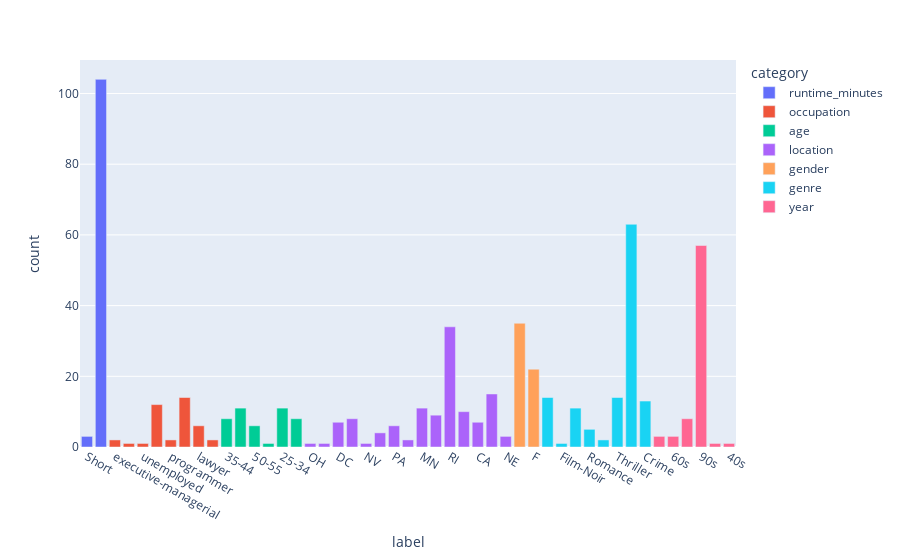

Notebook source saved alongside this figure:
### Code cell
def make_group_bar_chart(df: pl.DataFrame, col: str | None, descending=True, horizontal=True) -> go.Figure:
    if col:
        counts = df[col].value_counts().drop_nulls()
        if horizontal:
            fig = px.bar(counts.sort(by="count", descending=(not descending)), x="count", y=col, orientation="h")
        else:
            fig = px.bar(counts.sort(by="count", descending=descending), x=col, y="count")
    else:
        counts = all_counts(df).drop_nulls()
        if horizontal:
            fig = px.bar(counts, x="count", y="label", color="category", orientation="h")
            fig.update_layout(xaxis=dict(range=[0, max(all_counts_df["count"])]))
        else:
            fig = px.bar(counts, x="label", y="count", color="category")

        #fig.update_layout(xaxis=dict(range=[0, max(all_counts_df["count"])]))
            
    return fig

fig = make_group_bar_chart(df, col=None, horizontal=False)
fig.show()

### Figure 1 — Plotly figure (JSON) as saved in the notebook; plotly's stock layout.template omitted (floating-point values rounded to 4 significant figures)
{"data": [{"alignmentgroup": "True", "hovertemplate": "category=runtime_minutes<br>label=%{x}<br>count=%{y}<extra></extra>", "legendgroup": "runtime_minutes", "marker": {"color": "#636efa", "pattern": {"shape": ""}}, "name": "runtime_minutes", "offsetgroup": "runtime_minutes", "orientation": "v", "showlegend": true, "textposition": "auto", "type": "bar", "x": ["Short", "Long"], "xaxis": "x", "y": [3, 104], "yaxis": "y"}, {"alignmentgroup": "True", "hovertemplate": "category=occupation<br>label=%{x}<br>count=%{y}<extra></extra>", "legendgroup": "occupation", "marker": {"color": "#EF553B", "pattern": {"shape": ""}}, "name": "occupation", "offsetgroup": "occupation", "orientation": "v", "showlegend": true, "textposition": "auto", "type": "bar", "x": ["executive-managerial", "homemaker", "unemployed", "other", "programmer", "college-grad student", "lawyer", "technician-engineer"], "xaxis": "x", "y": [2, 1, 1, 12, 2, 14, 6, 2], "yaxis": "y"}, {"alignmentgroup": "True", "hovertemplate": "category=age<br>label=%{x}<br>count=%{y}<extra></extra>", "legendgroup": "age", "marker": {"color": "#00cc96", "pattern": {"shape": ""}}, "name": "age", "offsetgroup": "age", "orientation": "v", "showlegend": true, "textposition": "auto", "type": "bar", "x": ["35-44", "18-24", "50-55", ">56", "25-34", "45-49"], "xaxis": "x", "y": [8, 11, 6, 1, 11, 8], "yaxis": "y"}, {"alignmentgroup": "True", "hovertemplate": "category=location<br>label=%{x}<br>count=%{y}<extra></extra>", "legendgroup": "location", "marker": {"color": "#ab63fa", "pattern": {"shape": ""}}, "name": "location", "offsetgroup": "location", "orientation": "v", "showlegend": true, "textposition": "auto", "type": "bar", "x": ["OH", "ME", "DC", "MI", "NV", "NY", "PA", "SC", "MN", "IL", "RI", "HI", "CA", "AL", "NE"], "xaxis": "x", "y": [1, 1, 7, 8, 1, 4, 6, 2, 11, 9, 34, 10, 7, 15, 3], "yaxis": "y"}, {"alignmentgroup": "True", "hovertemplate": "category=gender<br>label=%{x}<br>count=%{y}<extra></extra>", "legendgroup": "gender", "marker": {"color": "#FFA15A", "pattern": {"shape": ""}}, "name": "gender", "offsetgroup": "gender", "orientation": "v", "showlegend": true, "textposition": "auto", "type": "bar", "x": ["M", "F"], "xaxis": "x", "y": [35, 22], "yaxis": "y"}, {"alignmentgroup": "True", "hovertemplate": "category=genre<br>label=%{x}<br>count=%{y}<extra></extra>", "legendgroup": "genre", "marker": {"color": "#19d3f3", "pattern": {"shape": ""}}, "name": "genre", "offsetgroup": "genre", "orientation": "v", "showlegend": true, "textposition": "auto", "type": "bar", "x": ["Comedy", "Film-Noir", "Action", "Romance", "War", "Thriller", "Drama", "Crime"], "xaxis": "x", "y": [14, 1, 11, 5, 2, 14, 63, 13], "yaxis": "y"}, {"alignmentgroup": "True", "hovertemplate": "category=year<br>label=%{x}<br>count=%{y}<extra></extra>", "legendgroup": "year", "marker": {"color": "#FF6692", "pattern": {"shape": ""}}, "name": "year", "offsetgroup": "year", "orientation": "v", "showlegend": true, "textposition": "auto", "type": "bar", "x": ["70s", "60s", "80s", "90s", "50s", "40s"], "xaxis": "x", "y": [3, 3, 8, 57, 1, 1], "yaxis": "y"}], "layout": {"barmode": "relative", "legend": {"title": {"text": "category"}, "tracegroupgap": 0}, "margin": {"t": 60}, "xaxis": {"anchor": "y", "domain": [0, 1], "title": {"text": "label"}}, "yaxis": {"anchor": "x", "domain": [0, 1], "title": {"text": "count"}}}}
